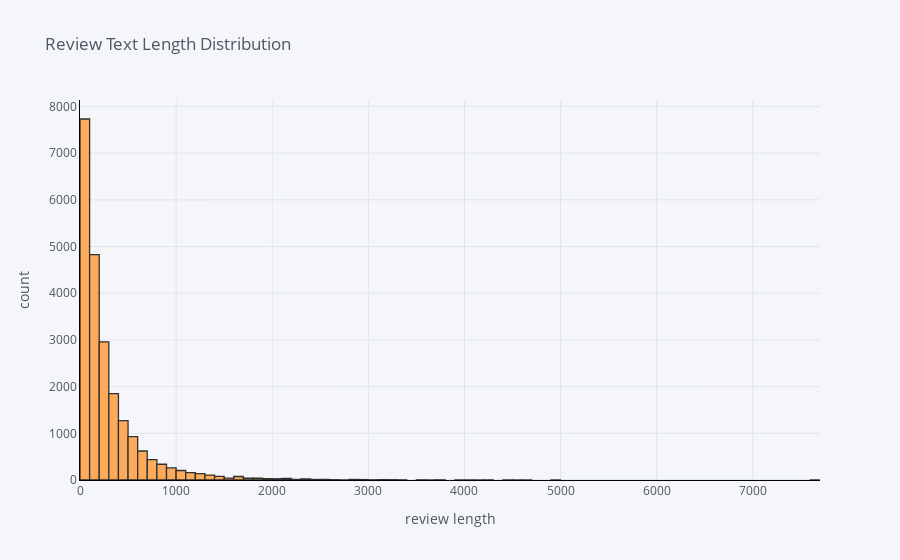

The cell this chart's notebook holds for it:
### Code cell
# Let's visualize a bit
reviews['review_length'].iplot(kind='hist',
                               bins=100,
                               xTitle='review length',
                               linecolor='black',
                               yTitle='count',
                               title='Review Text Length Distribution')

### Figure 1 — Plotly figure (JSON) as saved in the notebook; plotly's stock layout.template omitted (floating-point values rounded to 4 significant figures; data arrays with more than 128 entries replaced by an {"elided": "..."} marker saying what was removed)
{"data": [{"histfunc": "count", "histnorm": "", "marker": {"color": "rgba(255, 153, 51, 1.0)", "line": {"color": "#000000", "width": 1.3}}, "name": "review_length", "nbinsx": 100, "opacity": 0.8, "orientation": "v", "type": "histogram", "x": {"elided": "22310 int values"}}], "layout": {"barmode": "overlay", "legend": {"bgcolor": "#F5F6F9", "font": {"color": "#4D5663"}}, "paper_bgcolor": "#F5F6F9", "plot_bgcolor": "#F5F6F9", "title": {"font": {"color": "#4D5663"}, "text": "Review Text Length Distribution"}, "xaxis": {"gridcolor": "#E1E5ED", "linecolor": "black", "showgrid": true, "tickfont": {"color": "#4D5663"}, "title": {"font": {"color": "#4D5663"}, "text": "review length"}, "zerolinecolor": "#E1E5ED"}, "yaxis": {"gridcolor": "#E1E5ED", "linecolor": "black", "showgrid": true, "tickfont": {"color": "#4D5663"}, "title": {"font": {"color": "#4D5663"}, "text": "count"}, "zerolinecolor": "#E1E5ED"}}}
